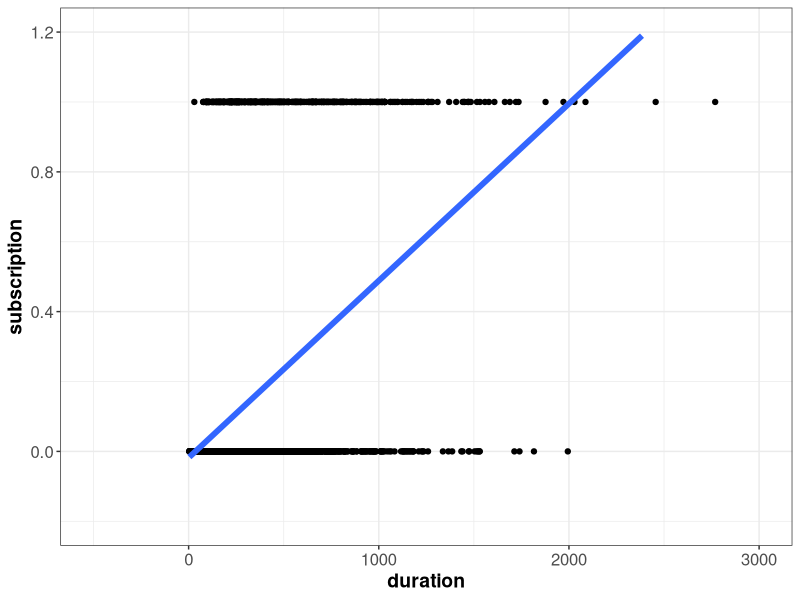

Recreate this plot in R.
library(tidyverse)
library(ggplot2)
deposit <- read_csv("_build/data/marketing.csv")

head(deposit)

depositLinear <- lm(subscription ~ duration, data = deposit)
summary(depositLinear)

suppressWarnings(print(ggplot(deposit, aes(x=duration, y=subscription)) + geom_point()  +
  geom_smooth(method='lm', se=F,size=2) + theme_bw() +
  xlim(-500, 3000) + ylim(-0.2, 1.2) +
  theme(axis.text=element_text(size=12),
        axis.title=element_text(size=14,face="bold"))))
